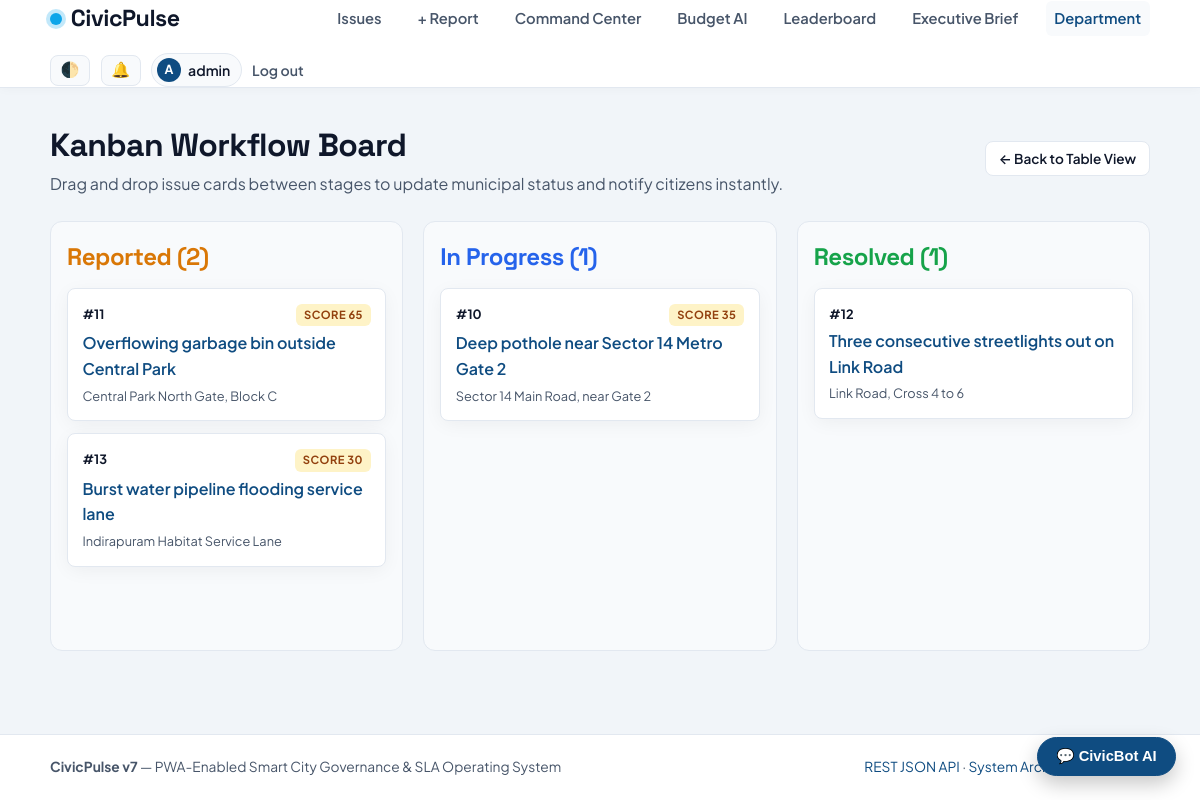
/dashboard/kanban/ (signed in), run on the app's committed database.
### issues/models.py (models this page shows, shortened)
class Issue(models.Model):
    STATUS_CHOICES = [
        ('reported', 'Reported'),
        ('in_progress', 'In Progress'),
        ('resolved', 'Resolved'),
    ]
    title = models.CharField(max_length=200)
    description = models.TextField()
    location = models.CharField(max_length=255)
    latitude = models.FloatField(null=True, blank=True)
    longitude = models.FloatField(null=True, blank=True)
    photo = models.ImageField(upload_to='issue_photos/', blank=True, null=True)
    resolution_photo = models.ImageField(upload_to='resolution_photos/', blank=True, null=True)
    category = models.ForeignKey(Category, on_delete=models.PROTECT, related_name='issues')
    department = models.ForeignKey(
        Department, on_delete=models.SET_NULL, null=True, blank=True, related_name='issues'
    )
    status = models.CharField(max_length=20, choices=STATUS_CHOICES, default='reported')
    reported_by = models.ForeignKey(User, on_delete=models.CASCADE, related_name='reported_issues')
    upvotes = models.ManyToManyField(User, blank=True, related_name='upvoted_issues')
    citizen_verified = models.BooleanField(default=False)
    created_at = models.DateTimeField(auto_now_add=True)
    due_at = models.DateTimeField(null=True, blank=True)
    resolved_at = models.DateTimeField(null=True, blank=True)
    class Meta:
        ordering = ['-created_at']
    def get_absolute_url(self):
        return reverse('issue_detail', kwargs={'pk': self.pk})
    @property
    def is_overdue(self):
        return bool(self.status != 'resolved' and self.due_at and timezone.now() > self.due_at)
    @property
    def priority_score(self):
        if self.status == 'resolved':
            return 0
        weight = self.category.severity_weight if self.category else 2
        score = (weight * 10) + (self.upvotes.count() * 5)
        if self.is_overdue:
            score += 35
        return score

class Category(models.Model):
    name = models.CharField(max_length=80, unique=True)
    department = models.ForeignKey(
        Department, on_delete=models.SET_NULL, null=True, blank=True, related_name='categories'
    )
    sla_hours = models.PositiveIntegerField(default=72, help_text='Target resolution window in hours')
    severity_weight = models.PositiveIntegerField(default=2, help_text='Base urgency multiplier (1-5)')
    class Meta:
        verbose_name_plural = 'Categories'

### issues/views.py (the view)
# urls.py: path('dashboard/kanban/', views.kanban_board, name='kanban_board'),
@login_required
def kanban_board(request):
    if not _is_official(request.user):
        raise PermissionDenied
    base_qs, dept = _official_queryset(request.user)
    return render(request, 'dashboard/kanban.html', {
        'department': dept,
        'reported': base_qs.filter(status='reported'),
        'in_progress': base_qs.filter(status='in_progress'),
        'resolved': base_qs.filter(status='resolved')[:15],
    })

### issues/context_processors.py (called while the page is built, shortened)
def nav_badges(request):
    broadcast_msg = cache.get('civicpulse_emergency_broadcast', '')
    is_official = request.user.is_staff or request.user.departments.exists()
    unread_qs = request.user.notifications.filter(is_read=False).select_related('issue')
    return {
        'is_official': is_official,
        'unread_notifications': unread_qs[:5],
        'unread_count': unread_qs.count(),
        'emergency_broadcast': broadcast_msg,
    }

### issues/views.py (called while the page is built)
def _is_official(user):
    return user.is_authenticated and (user.is_staff or user.departments.exists())

def _official_queryset(user):
    qs = Issue.objects.select_related('category', 'department', 'reported_by').annotate(
        num_upvotes=Count('upvotes', distinct=True)
    )
    if user.is_staff:
        return qs, None
    dept = user.departments.first()
    if not dept:
        raise PermissionDenied
    return qs.filter(department=dept), dept

### templates/dashboard/kanban.html (shortened to what this page needs)
{% extends "base.html" %}
{% block content %}
<div class="page-head">
  <div>
    <h1>Kanban Workflow Board</h1>
    <p class="muted">Drag and drop issue cards between stages to update municipal status and notify citizens instantly.</p>
  </div>
  <a class="btn btn--small btn--ghost" href="{% url 'dashboard' %}">← Back to Table View</a>
</div>
<div class="kanban-grid" data-csrf="{{ csrf_token }}">
  <div class="kanban-col" data-status="reported">
    <h2 style="color:var(--reported); margin-bottom:0.75rem;">Reported ({{ reported|length }})</h2>
    {% for i in reported %}
      <div class="kanban-card" draggable="true" data-id="{{ i.pk }}" data-move-url="{% url 'kanban_move' i.pk %}">
        <div style="display:flex; justify-content:space-between; font-size:0.8rem; margin-bottom:0.25rem;">
          <strong>#{{ i.pk }}</strong>
          <span class="badge badge--high">Score {{ i.priority_score }}</span>
        </div>
        <a href="{{ i.get_absolute_url }}" style="font-weight:600; display:block; margin-bottom:0.25rem;">{{ i.title }}</a>
        <div class="muted" style="font-size:0.8rem;">{{ i.location|truncatechars:35 }}</div>
      </div>
    {% endfor %}
  </div>
  <div class="kanban-col" data-status="in_progress">
    <h2 style="color:var(--in-progress); margin-bottom:0.75rem;">In Progress ({{ in_progress|length }})</h2>
    {% for i in in_progress %}
      <div class="kanban-card" draggable="true" data-id="{{ i.pk }}" data-move-url="{% url 'kanban_move' i.pk %}">
        <div style="display:flex; justify-content:space-between; font-size:0.8rem; margin-bottom:0.25rem;">
          <strong>#{{ i.pk }}</strong>
          <span class="badge badge--high">Score {{ i.priority_score }}</span>
        </div>
        <a href="{{ i.get_absolute_url }}" style="font-weight:600; display:block; margin-bottom:0.25rem;">{{ i.title }}</a>
        <div class="muted" style="font-size:0.8rem;">{{ i.location|truncatechars:35 }}</div>
      </div>
    {% endfor %}
  </div>
  <div class="kanban-col" data-status="resolved">
    <h2 style="color:var(--resolved); margin-bottom:0.75rem;">Resolved ({{ resolved|length }})</h2>
    {% for i in resolved %}
      <div class="kanban-card" draggable="true" data-id="{{ i.pk }}" data-move-url="{% url 'kanban_move' i.pk %}">
        <div style="font-size:0.8rem; margin-bottom:0.25rem;"><strong>#{{ i.pk }}</strong></div>
        <a href="{{ i.get_absolute_url }}" style="font-weight:600; display:block; margin-bottom:0.25rem;">{{ i.title }}</a>
        <div class="muted" style="font-size:0.8rem;">{{ i.location|truncatechars:35 }}</div>
      </div>
    {% endfor %}
  </div>
</div>
{% endblock %}

### templates/base.html (shortened to what this page needs)
{% load static %}
<!doctype html>
<html lang="en" data-theme="light">
<head>
  <link rel="stylesheet" href="https://unpkg.com/leaflet@1.9.4/dist/leaflet.css">
  <link rel="stylesheet" href="{% static 'css/style.css' %}">
</head>
<body>
  <header class="topbar">
    <div class="wrap bar">
      <a class="brand" href="{% url 'home' %}">
        <span class="brand-pulse" aria-hidden="true"></span>
        <span>Civic<strong>Pulse</strong></span>
      </a>
      <nav class="nav" aria-label="Primary">
        <a href="{% url 'home' %}" {% if request.resolver_match.url_name == 'home' %}aria-current="page"{% endif %}>Issues</a>
        <a href="{% url 'report_issue' %}" {% if request.resolver_match.url_name == 'report_issue' %}aria-current="page"{% endif %}>+ Report</a>
        <a href="{% url 'command_center' %}" {% if request.resolver_match.url_name == 'command_center' %}aria-current="page"{% endif %}>Command Center</a>
        <a href="{% url 'budget_simulator' %}" {% if request.resolver_match.url_name == 'budget_simulator' %}aria-current="page"{% endif %}>Budget AI</a>
        <a href="{% url 'leaderboard' %}" {% if request.resolver_match.url_name == 'leaderboard' %}aria-current="page"{% endif %}>Leaderboard</a>
        <a href="{% url 'executive_brief' %}" {% if request.resolver_match.url_name == 'executive_brief' %}aria-current="page"{% endif %}>Executive Brief</a>
        {% if is_official %}
          <a href="{% url 'dashboard' %}" class="nav-official" {% if 'dashboard' in request.path %}aria-current="page"{% endif %}>Department</a>
        {% endif %}
      </nav>
      <div class="account">
        <button type="button" id="theme-toggle" class="icon-btn" title="Toggle Dark/Light Theme" aria-label="Toggle Theme">🌓</button>
        {% if user.is_authenticated %}
          <div class="notif-wrap">
            <button type="button" class="icon-btn" id="notif-toggle" aria-label="Notifications">
              🔔 {% if unread_count %}<span class="notif-badge" id="notif-badge">{{ unread_count }}</span>{% endif %}
            </button>
          </div>
          <a class="user-pill" href="{% url 'profile' %}" title="View Civic ID & Badges">
            <span class="avatar-dot">{{ user.username|slice:":1"|upper }}</span>
            <span>{{ user.first_name|default:user.username }}</span>
          </a>
          <form method="post" action="{% url 'logout' %}">
            <button type="submit" class="link-btn">Log out</button>
          </form>
        {% else %}
          <a href="{% url 'login' %}" class="btn btn--small btn--ghost">Log in</a>
          <a class="btn btn--small" href="{% url 'register' %}">Join Free</a>
        {% endif %}
      </div>
    </div>
  </header>
  <main id="main" class="wrap">
    {% block content %}{% endblock %}
  </main>
  <div id="civicbot-widget" data-api-url="{% url 'civicbot_api' %}" style="position:fixed; bottom:24px; right:24px; z-index:999;">
    <button type="button" id="civicbot-toggle" class="btn bot-fab">💬 CivicBot AI</button>
  </div>
  <footer class="footer">
    <div class="wrap footer-inner">
      <span><strong>CivicPulse v7</strong> — PWA-Enabled Smart City Governance &amp; SLA Operating System</span>
      <span><a href="{% url 'public_issues_api' %}" target="_blank">REST JSON API</a> · <a href="{% url 'architecture' %}">System Architecture</a> · <a href="{% url 'about' %}">About</a></span>
    </div>
  </footer>
</body>
</html>

### static/css/style.css (style rules this page uses)
:root { --bg: #f1f5f9; --surface: #ffffff; --surface-alt: #f8fafc; --text: #0f172a; --muted: #475569; --border: #e2e8f0; --primary: #0f4c81; --primary-hover: #0a365c; --accent: #0ea5e9; --reported: #d97706; --in-progress: #2563eb; --resolved: #16a34a; --danger: #dc2626; --radius: 12px; --shadow: 0 4px 20px -2px rgba(15, 23, 42, 0.06); }
* { box-sizing: border-box; margin: 0; padding: 0; }
body { font-family: 'Plus Jakarta Sans', -apple-system, BlinkMacSystemFont, sans-serif; background: var(--bg); color: var(--text); line-height: 1.6; display: flex; flex-direction: column; min-height: 100vh; transition: background 0.2s ease, color 0.2s ease; }
h1, h2, h3, .brand { font-family: 'Space Grotesk', sans-serif; letter-spacing: -0.02em; }
a { color: var(--primary); text-decoration: none; }
.wrap { max-width: 1140px; margin: 0 auto; padding: 0 1.25rem; width: 100%; }
main.wrap { flex: 1; padding-top: 2rem; padding-bottom: 3.5rem; }
.topbar { background: var(--surface); border-bottom: 1px solid var(--border); position: sticky; top: 0; z-index: 900; box-shadow: 0 1px 10px rgba(0, 0, 0, 0.03); }
.bar { display: flex; align-items: center; justify-content: space-between; gap: 1rem; min-height: 66px; flex-wrap: wrap; }
.brand { font-size: 1.45rem; font-weight: 700; color: var(--text); display: flex; align-items: center; gap: 0.55rem; }
.brand-pulse { width: 12px; height: 12px; border-radius: 50%; background: var(--accent); box-shadow: 0 0 0 4px rgba(14, 165, 233, 0.25); }
.nav { display: flex; gap: 1.15rem; flex-wrap: wrap; align-items: center; }
.nav a { color: var(--muted); font-weight: 600; font-size: 0.92rem; padding: 0.35rem 0.55rem; border-radius: 6px; transition: all 0.15s; }
.nav a[aria-current="page"], .nav a:hover { color: var(--primary); background: var(--surface-alt); text-decoration: none; }
.account { display: flex; align-items: center; gap: 0.65rem; }
.icon-btn { background: var(--surface-alt); border: 1px solid var(--border); color: var(--text); border-radius: 8px; padding: 0.35rem 0.6rem; cursor: pointer; font-size: 0.95rem; position: relative; }
.user-pill { display: inline-flex; align-items: center; gap: 0.45rem; background: var(--surface-alt); border: 1px solid var(--border); padding: 0.25rem 0.65rem 0.25rem 0.3rem; border-radius: 99px; font-weight: 600; font-size: 0.88rem; color: var(--text); }
.avatar-dot { width: 24px; height: 24px; border-radius: 50%; background: var(--primary); color: #fff; display: inline-flex; align-items: center; justify-content: center; font-size: 0.78rem; font-weight: 700; }
.link-btn { background: none; border: none; color: var(--muted); cursor: pointer; font: inherit; font-size: 0.88rem; font-weight: 600; }
.notif-wrap { position: relative; }
.btn { display: inline-flex; align-items: center; justify-content: center; gap: 0.4rem; background: var(--primary); color: #fff; padding: 0.6rem 1.15rem; border-radius: 8px; font-weight: 600; border: 1px solid var(--primary); cursor: pointer; font-size: 0.92rem; transition: transform 0.12s ease, background 0.15s ease; }
.btn--small { padding: 0.38rem 0.8rem; font-size: 0.85rem; }
.btn--ghost { background: var(--surface); color: var(--text); border-color: var(--border); }
.badge { display: inline-block; font-size: 0.7rem; font-weight: 700; padding: 0.15rem 0.5rem; border-radius: 6px; text-transform: uppercase; letter-spacing: 0.04em; }
.badge--high { background: #fef3c7; color: #92400e; }
.page-head { display: flex; justify-content: space-between; align-items: center; gap: 1rem; margin-bottom: 1.5rem; flex-wrap: wrap; }
.kanban-grid { display: grid; grid-template-columns: repeat(3, 1fr); gap: 1.25rem; }
.kanban-col { background: var(--surface-alt); border: 1px solid var(--border); border-radius: var(--radius); padding: 1rem; min-height: 430px; }
.kanban-card { background: var(--surface); border: 1px solid var(--border); border-radius: 8px; padding: 0.9rem; margin-bottom: 0.75rem; cursor: grab; box-shadow: var(--shadow); }
.bot-fab { border-radius: 99px; box-shadow: 0 8px 20px rgba(0,0,0,0.22); }
.muted { color: var(--muted); }
.footer { border-top: 1px solid var(--border); background: var(--surface); padding: 1.35rem 0; color: var(--muted); font-size: 0.86rem; margin-top: auto; }
.footer-inner { display: flex; justify-content: space-between; flex-wrap: wrap; gap: 0.5rem; }

### data on the page
Issue: pk "11", priority_score "65", title "Overflowing garbage bin outside Central Park", location "Central Park North Gate, Block C"
Issue: pk "13", priority_score "30", title "Burst water pipeline flooding service lane", location "Indirapuram Habitat Service Lane"
Issue: pk "10", priority_score "35", title "Deep pothole near Sector 14 Metro Gate 2", location "Sector 14 Main Road, near Gate 2"
Issue: pk "12", title "Three consecutive streetlights out on Link Road", location "Link Road, Cross 4 to 6"

### other printed values
{{ user.username|slice:":1"|upper }} "A"
{{ user.first_name|default:user.username }} "admin"
{{ reported|length }} "2"
{{ in_progress|length }} "1"
{{ resolved|length }} "1"
